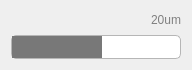
<?xml version="1.0" encoding="UTF-8"?>
<ui version="4.0">
 <class>Ruler</class>
 <widget class="QWidget" name="Ruler">
  <property name="geometry">
   <rect>
    <x>0</x>
    <y>0</y>
    <width>192</width>
    <height>70</height>
   </rect>
  </property>
  <property name="minimumSize">
   <size>
    <width>192</width>
    <height>70</height>
   </size>
  </property>
  <property name="maximumSize">
   <size>
    <width>192</width>
    <height>16777215</height>
   </size>
  </property>
  <property name="windowTitle">
   <string>Form</string>
  </property>
  <layout class="QVBoxLayout" name="verticalLayout">
   <item>
    <widget class="QLabel" name="label">
     <property name="styleSheet">
      <string notr="true">font: 18pt &quot;黑体&quot;;
color:gray;</string>
     </property>
     <property name="text">
      <string>20um</string>
     </property>
     <property name="alignment">
      <set>Qt::AlignRight|Qt::AlignTrailing|Qt::AlignVCenter</set>
     </property>
    </widget>
   </item>
   <item>
    <widget class="QProgressBar" name="progressBar">
     <property name="styleSheet">
      <string notr="true">QProgressBar {
          border: 1px solid #b6b6b6;
          border-radius: 5px;
          background-color: white;
        }
        QProgressBar::chunk {
           background-color: #787878;
           width: 10px;
           margin: 0px;
        }</string>
     </property>
     <property name="maximum">
      <number>40</number>
     </property>
     <property name="value">
      <number>20</number>
     </property>
     <property name="textVisible">
      <bool>false</bool>
     </property>
    </widget>
   </item>
  </layout>
 </widget>
 <resources/>
 <connections/>
</ui>
